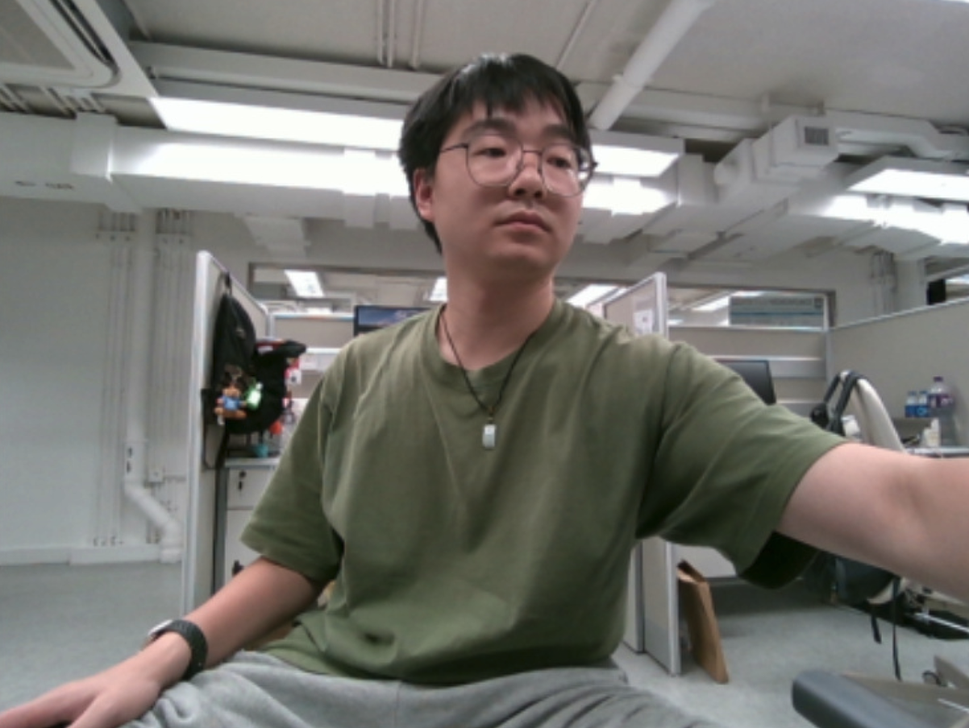
#> input picture yolov8_sam/test.png, 969 x 728 px, shrunk from 1202 x 904 before the run, found by its file name
$ python visulize_mask.py
#> lines starting #> are read from the running program, lines starting #| are printed output that depends on the picture
import cv2
import numpy as np

# Load the image
image = cv2.imread("/home/lucayu/lss-cfar/yolov8_sam/test.png")
#> image is the input picture: shape (728, 969, 3); mean B, G, R 111.3, 116.4, 117.6
h, w = image.shape[:2]
#> h = 728; w = 969

# Load the segmentation mask points from the file
with open("./yolomask_format.txt") as f:
#> (reads yolov8_sam/yolomask_format.txt from the repository)
    segment = [np.array(x.split(), dtype=np.float32).reshape(-1, 2) for x in f.read().strip().splitlines() if len(x)]

# Rescale the segment points to match the image dimensions
for s in segment:
    s[:, 0] *= w
    s[:, 1] *= h

# Fill the shape with cyan color (BGR: 255, 255, 0)
cv2.fillPoly(image, [s.astype(np.int32) for s in segment], (255, 255, 0))
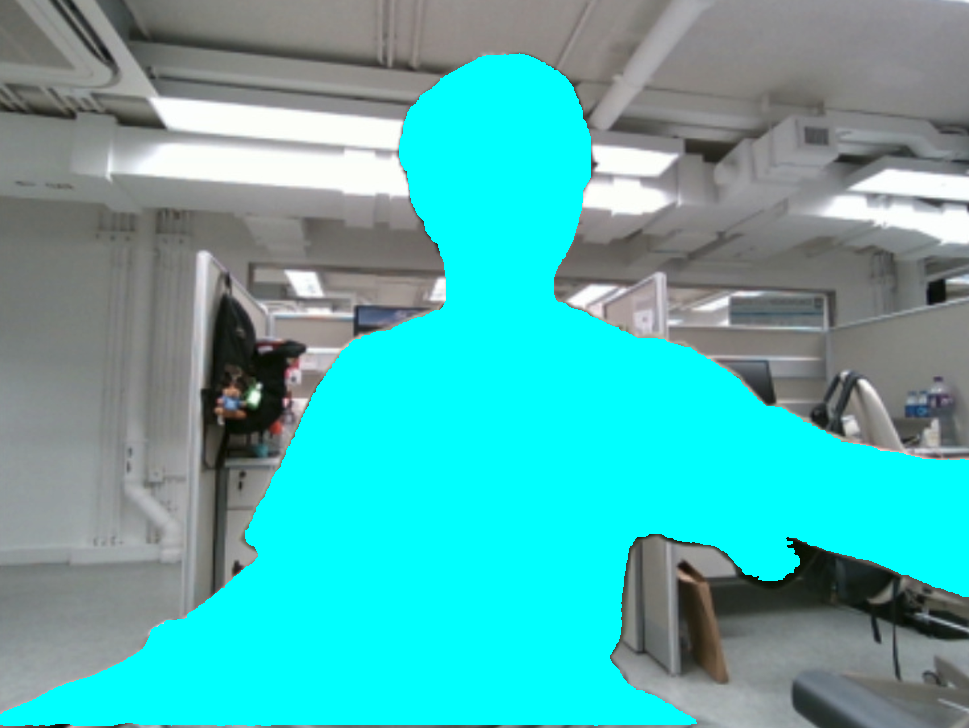
#> image: shape (728, 969, 3); mean B, G, R 175.1, 176.3, 83.9

# Save the output image
cv2.imwrite("output_filled_cyan.jpg", image)
